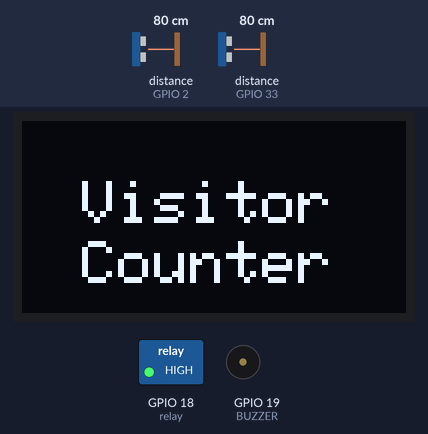
Simulated run of this sketch. Board: ESP32. Shown: 128×64 one-colour display, switched loads named in the sketch (green lamp = pin HIGH), buzzer (waves = sounding, pin HIGH). Inputs (shaded band) come from the test bench; at power-on: distance to the obstacle (sensors on GPIO 33, GPIO 2) 80 cm. WiFi joins after 1.5 s; servers stay silent unless stated; what the sketch prints to the serial monitor is not drawn.

Above: at 5.0 s.
At 9.1 s:
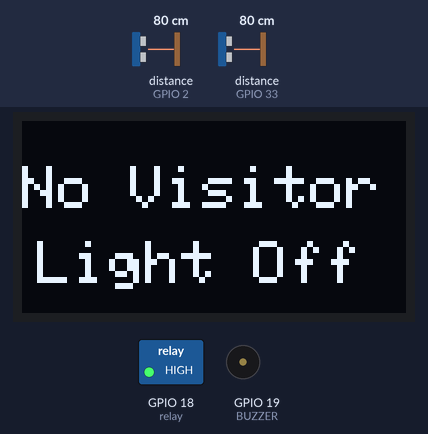
9.2 s: distance to the obstacle (sensor on GPIO 33) set to 21 cm
11.2 s: distance to the obstacle (sensor on GPIO 33) set to 17 cm
At 15.1 s:
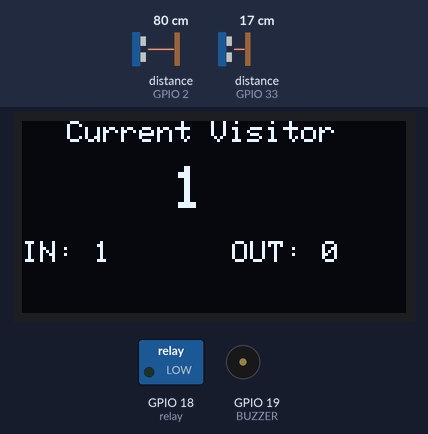
16.2 s: distance to the obstacle (sensor on GPIO 2) set to 2 cm
At 20.9 s:
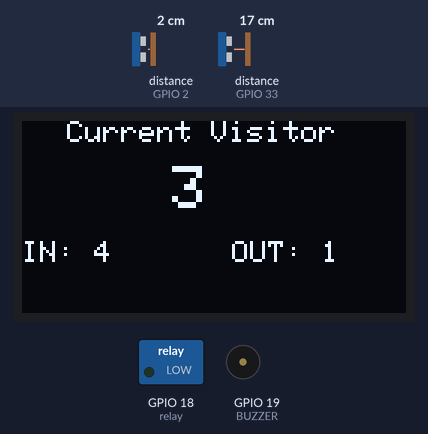
21.2 s: distance to the obstacle (sensor on GPIO 33) set to 35 cm
At 26.0 s:
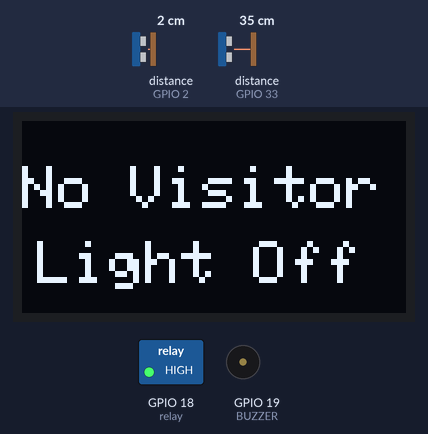
26.2 s: distance to the obstacle (sensor on GPIO 2) set to 17 cm
31.2 s: distance to the obstacle (sensor on GPIO 2) set to 21 cm
At 31.7 s:
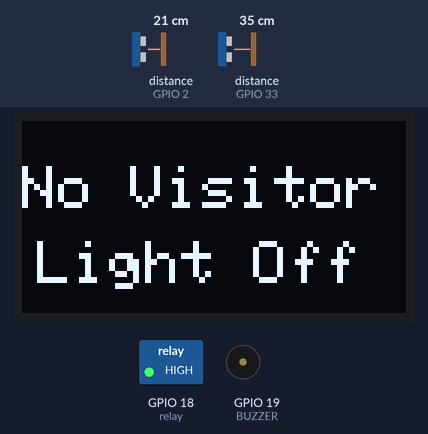
Timing chart, 0 to 34.2 s (numbered marks = the images above; inputs shaded):
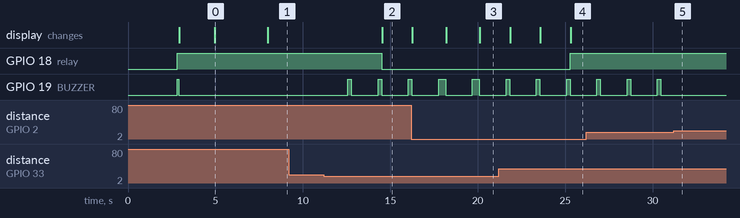

The sketch:

IoT_VisitorCounter.ino
```cpp
#include <WiFi.h>
#include <WiFiClient.h>
#include <BlynkSimpleEsp32.h>
#include <Wire.h>
#include <Adafruit_GFX.h>
#include <Adafruit_SSD1306.h>
#include <Ultrasonic.h>
// You should get Auth Token in the Blynk App.
// Go to the Project Settings (nut icon).
char auth[] = "2rvR6dPiEeBp_TEWxYIydJc4jqgnAqXf";
// Your WiFi credentials.
// Set password to "" for open networks.
char ssid[] = "Alsan Air WiFi";
char pass[] = "1234567890";
#define SCREEN_WIDTH 128    // OLED display width, in pixels
#define SCREEN_HEIGHT 64    // OLED display height, in pixels
#define OLED_RESET -1       // Reset pin # (or -1 if sharing Arduino reset pin)
Adafruit_SSD1306 display(SCREEN_WIDTH, SCREEN_HEIGHT, &Wire, OLED_RESET);
Ultrasonic ultrasonic1(32, 33);
Ultrasonic ultrasonic2(4, 2);
#define relay 18 //Relay Pin D18
#define BUZZER 19 //buzzer pin D19
int inStatus;
int outStatus;
int countin = 0;
int countout = 0;
int in;
int out;
int now;
WidgetLED light(V0);
void setup()
{
  Serial.begin(115200);
  Blynk.begin(auth, ssid, pass);
  delay(1000);  // wait a second
  pinMode(relay, OUTPUT);
  digitalWrite(relay, HIGH);
  pinMode(BUZZER, OUTPUT);
  digitalWrite(BUZZER, HIGH), delay(100), digitalWrite(BUZZER, LOW);
  display.begin(SSD1306_SWITCHCAPVCC, 0x3C); //initialize with the I2C addr 0x3C (128x64)
  delay(2000);
  Serial.println("Visitor Counter Demo");
  display.clearDisplay();
  display.setTextSize(2);
  display.setTextColor(WHITE);
  display.setCursor(20, 20);
  display.print("Visitor");
  display.setCursor(20, 40);
  display.print("Counter");
  display.display();
  delay(3000);
}
void loop()
{
  Blynk.run();
  inStatus =  ultrasonic1.read();
  outStatus = ultrasonic2.read();
  if (inStatus < 20)
  {
    in = countin++;
  digitalWrite(BUZZER, HIGH), delay(200), digitalWrite(BUZZER, LOW);
  }

  if (outStatus < 20)
  {
    out = countout++;
  digitalWrite(BUZZER, HIGH), delay(200), digitalWrite(BUZZER, LOW);
  }

  now = in - out;
  if (now <= 0)
  {
    light.off();
    digitalWrite(relay, HIGH);
    display.clearDisplay();
    display.setTextSize(2);
    display.setTextColor(WHITE);
    display.setCursor(0, 15);
    display.print("No Visitor");
    display.setCursor(5, 40);
    display.print("Light Off");
    display.display();
    Serial.println("No Visitors! Light Off");
    delay(500);
  }
  else
  {
    light.on();
    digitalWrite(relay, LOW);
    display.clearDisplay();
    display.setTextColor(WHITE);
    display.setTextSize(1);
    display.setCursor(15, 0);
    display.print("Current Visitor");
    display.setTextSize(2);
    display.setCursor(50, 15);
    display.print(now);
    display.setTextSize(1);
    display.setCursor(0, 40);
    display.print("IN: ");
    display.print(in);
    display.setTextSize(1);
    display.setCursor(70, 40);
    display.print("OUT: ");
    display.print(out);
    display.display();
    Serial.print("Current Visitor: ");
    Serial.println(now);
    Serial.print("IN: ");
    Serial.println(in);
    Serial.print("OUT: ");
    Serial.println(out);
    delay(500);
  }
  Blynk.virtualWrite(V1, in); // Visitors In
  Blynk.virtualWrite(V2, out); // Visitors Out
  Blynk.virtualWrite(V3, now); // Current Visitors
  delay(1000);
}
```

Measured:
- the behaviour switches between 20 and 19 cm on distance to the obstacle (sensor on GPIO 33) (found by bisection; images 1 and 2)
- the behaviour switches between 19 and 20 cm on distance to the obstacle (sensor on GPIO 2) (found by bisection; images 4 and 5)
- after the input at 9.2 s, every drawn part: stays the same
- after the input at 11.2 s, GPIO 18 (relay): HIGH → LOW after 3.3 s; GPIO 19 (BUZZER): alternates HIGH for 0.20 s and LOW for 1.5 s, starting after 1.4 s; the display: changes after 3.3 s (image 2)
- after the input at 21.2 s, GPIO 18 (relay): LOW → HIGH after 4.1 s
- after the input at 31.2 s, GPIO 19 (BUZZER): stops changing and stays LOW
- what the display in image 0 shows lasts 3.0 s, from 5.0 s to 8.0 s
